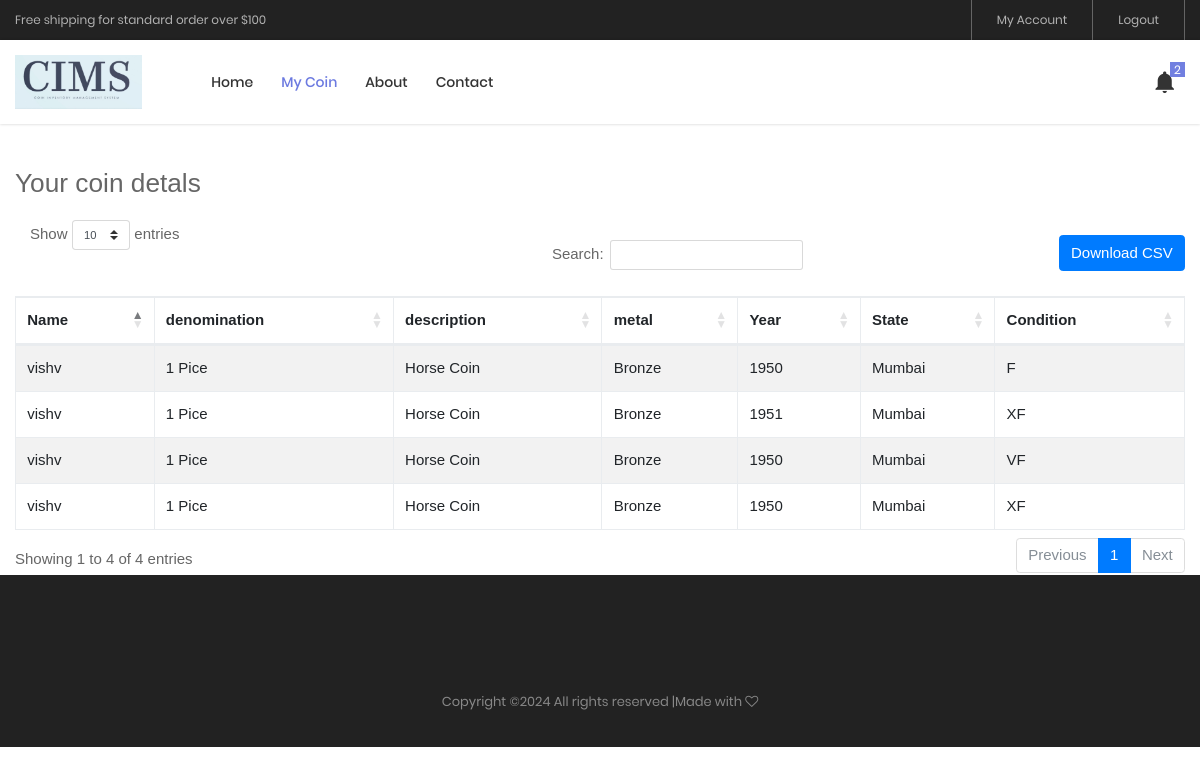
The app's page /my_coin/ (signed in) with its own data.
### mycoinApp/models.py (models this page shows, shortened)
class UserCoinOwnership(models.Model):
    user = models.ForeignKey(User, on_delete=models.CASCADE, related_name='coin_ownerships')
    coin_state_condition = models.ForeignKey(CoinStateCondition, on_delete=models.CASCADE)
    count = models.PositiveIntegerField(default=0)
    request = models.PositiveIntegerField(default=0)
    class Meta:
        unique_together = ('user', 'coin_state_condition')

class CoinStateCondition(models.Model):
    coin = models.ForeignKey(Coin, on_delete=models.CASCADE)
    state = models.ForeignKey(State, on_delete=models.CASCADE)
    condition = models.ForeignKey(Condition, on_delete=models.CASCADE)
    price = models.DecimalField(max_digits=10, decimal_places=2, blank=True, null=True)
    front_image = models.ImageField( upload_to="images/coins", blank=True, null=True, default="images/coins")
    back_image = models.ImageField( upload_to="images/coins/coin1.jpg", blank=True, null=True)
    class Meta:
        unique_together = ('coin', 'state', 'condition')

class Coin(models.Model):
    denomination = models.CharField(max_length=100)
    description = models.TextField()
    metal = models.CharField(max_length=100)
    year = models.PositiveIntegerField()

class State(models.Model):
    name = models.CharField(max_length=100, unique=True)

class Condition(models.Model):
    name = models.CharField(max_length=50, unique=True)

### authentication/models.py (models this page shows, shortened)
class User(models.Model):
    GENDER_CHOICES = [
        ('M', 'Male'),
        ('F', 'Female'),
        ('O', 'Other'),
    ]
    id = models.AutoField(primary_key=True)
    created_at = models.DateTimeField(default=timezone.now)
    first_name = models.CharField(max_length=255)
    last_name = models.CharField(max_length=255)
    email = models.EmailField(unique=True)
    mobile_number = models.CharField(max_length=15, unique=True)
    password = models.CharField(max_length=128)
    age = models.PositiveIntegerField()
    gender = models.CharField(max_length=10, choices=GENDER_CHOICES)
    reference = models.CharField(max_length=255, blank=True, null=True)
    otp = models.CharField(max_length=6, blank=True, null=True)
    notifi_count = models.IntegerField(default=0)
    class Meta:
        db_table = 'user'  # Custom table name (optional)
        verbose_name = 'User'
        verbose_name_plural = 'Users'

### mycoinApp/modules/coin_management/login.py (the view)
# urls.py: path('my_coin/', views.my_coin, name = 'my_coin' ),
def my_coin(request):
    logged_user = request.session.get('user_id', None)
    if not logged_user:
        messages.error(request,'Login required to access this page')
        return redirect('login')
    data = UserCoinOwnership.objects.filter(user=logged_user)
    notifications = PushNotification.objects.filter(user=logged_user)
    context={
        'data':data,
        'notifications' : notifications,
        'count' : notifications.count(),
    }
    return render(request, 'my_coin.html',context)

### templates/my_coin.html (shortened to what this page needs)
{% load static %}
<!DOCTYPE html>
<html lang="en">
<head>
    <link href="https://stackpath.bootstrapcdn.com/bootstrap/4.5.2/css/bootstrap.min.css" rel="stylesheet">
    <link href="https://cdn.datatables.net/1.10.21/css/dataTables.bootstrap4.min.css" rel="stylesheet">
	<link rel="stylesheet" type="text/css" href="{% static 'vendor/bootstrap/css/bootstrap.min.css' %}">
	<link rel="stylesheet" type="text/css" href="{% static 'fonts/font-awesome-4.7.0/css/font-awesome.min.css' %}">
	<link rel="stylesheet" type="text/css" href="{% static 'fonts/iconic/css/material-design-iconic-font.min.css' %}">
	<link rel="stylesheet" type="text/css" href="{% static 'fonts/linearicons-v1.0.0/icon-font.min.css' %}">
	<link rel="stylesheet" type="text/css" href="{% static 'vendor/animate/animate.css' %}">
	<link rel="stylesheet" type="text/css" href="{% static 'vendor/css-hamburgers/hamburgers.min.css' %}">
	<link rel="stylesheet" type="text/css" href="{% static 'vendor/animsition/css/animsition.min.css' %}">
	<link rel="stylesheet" type="text/css" href="{% static 'vendor/select2/select2.min.css' %}">
	<link rel="stylesheet" type="text/css" href="{% static 'vendor/daterangepicker/daterangepicker.css' %}">
	<link rel="stylesheet" type="text/css" href="{% static 'vendor/slick/slick.css' %}">
	<link rel="stylesheet" type="text/css" href="{% static 'vendor/MagnificPopup/magnific-popup.css' %}">
	<link rel="stylesheet" type="text/css" href="{% static 'vendor/perfect-scrollbar/perfect-scrollbar.css' %}">
	<link rel="stylesheet" type="text/css" href="{% static 'css/util.css' %}">
	<link rel="stylesheet" type="text/css" href="{% static 'css/main.css' %}">
<link rel="stylesheet" href="{% static 'sweetalert2/sweetalert2.min.css' %}">
</head>
<body class="animsition">
	<header class="header-v4">
		<div class="container-menu-desktop">
			<div class="top-bar">
				<div class="content-topbar flex-sb-m h-full container">
					<div class="left-top-bar">
						Free shipping for standard order over $100
					</div>
					<div class="right-top-bar flex-w h-full">
						<a href="{% url 'login' %}" class="flex-c-m trans-04 p-lr-25">
							My Account
						</a>
						<a href="{% url 'logout' %}" class="flex-c-m trans-04 p-lr-25">
							Logout
						</a>
					</div>
				</div>
			</div>
			<div class="wrap-menu-desktop how-shadow1">
				<nav class="limiter-menu-desktop container">
					<a href="#" class="logo">
						<img src="{% static 'images/coins/CIMS.jpeg' %}" alt="IMG-LOGO">
					</a>
					<div class="menu-desktop">
						<ul class="main-menu">
							<li>
								<a href="{% url 'home' %}">Home</a>
							</li>
							<li class="active-menu">
								<a href="{% url 'my_coin' %}">My Coin</a>
							</li>
							<li>
								<a href="#">About</a>
							</li>
							<li>
								<a href="{% url 'contact' %}">Contact</a>
							</li>
						</ul>
					</div>
					<div class="wrap-icon-header flex-w flex-r-m">
						<div class="icon-header-item cl2 hov-cl1 trans-04 p-l-22 p-r-11 icon-header-noti js-show-cart" data-notify="2">
							<i class="zmdi zmdi-notifications"></i>
						</div>
					</div>
				</nav>
			</div>
		</div>
	</header>
    <div class="container mt-5">
        <h3 class="mb-4">Your coin detals </h3>
		<button id="downloadBtn" class="btn btn-primary my-3 float-right">Download CSV</button>
        <table id="example" class="table table-striped table-bordered" style="width:100%">
            <thead>
                <tr>
                    <th>Name</th>
                    <th>denomination</th>
                    <th>description</th>
                    <th>metal</th>
                    <th>Year</th>
                    <th>State</th>
                    <th>Condition</th>
                </tr>
            </thead>
            <tbody>
				{% for item in data %}
                <tr>
                    <td>{{item.user.first_name}}</td>
                    <td>{{item.coin_state_condition.coin.denomination}}</td>
                    <td>{{item.coin_state_condition.coin.description}}</td>
                    <td>{{item.coin_state_condition.coin.metal}}</td>
                    <td>{{item.coin_state_condition.coin.year}}</td>
                    <td>{{item.coin_state_condition.state.name}}</td>
                    <td>{{item.coin_state_condition.condition.name}}</td>
                </tr>
				{% endfor %}
            </tbody>
        </table>
    </div>
	<footer class="bg3 p-t-75 p-b-32">
		<div class="container">
			<div class="p-t-40">
				<p class="stext-107 cl6 txt-center">
Copyright &copy;<script>document.write(new Date().getFullYear());</script> All rights reserved |Made with <i class="fa fa-heart-o" aria-hidden="true"></i>
				</p>
			</div>
		</div>
	</footer>
</body>
</html>

### static/css/main.css (style rules this page uses)
.container { max-width: 1380px; }
@media (max-width: 1600px) { .container { max-width: 1200px; } }
.container-menu-desktop { height: auto; width: 100%; position: relative; -webkit-transition: all 0.3s; -o-transition: all 0.3s; -moz-transition: all 0.3s; transition: all 0.3s; }
.header-v4 .container-menu-desktop { height: 124px; }
.top-bar { height: 40px; background-color: #222; }
.left-top-bar { font-family: Poppins-Regular; font-size: 12px; line-height: 1.8; color: #b2b2b2; }
.right-top-bar a { font-family: Poppins-Regular; font-size: 12px; line-height: 1.8; height: 100%; color: #b2b2b2; border-right: 1px solid rgba(255,255,255,0.3); }
.right-top-bar a:first-child { border-left: 1px solid rgba(255,255,255,0.3); }
.wrap-menu-desktop { position: fixed; z-index: 1100; background-color: transparent; width: 100%; height: 84px; top: 40px; left: 0px; -webkit-transition: height 0.3s, background-color 0.3s; -o-transition: height 0.3s, background-color 0.3s; -moz-transition: height 0.3s, background-color 0.3s; transition: height 0.3s, background-color 0.3s; }
.header-v4 .wrap-menu-desktop { background-color: #fff; }
.limiter-menu-desktop { height: 100%; display: -webkit-box; display: -webkit-flex; display: -moz-box; display: -ms-flexbox; display: flex; align-items: center; background-color: transparent; }
.logo { display: -webkit-box; display: -webkit-flex; display: -moz-box; display: -ms-flexbox; display: flex; align-items: center; height: 65%; margin-right: 55px; }
.logo img { max-width: 100%; max-height: 100%; }
.menu-desktop { display: -webkit-box; display: -webkit-flex; display: -moz-box; display: -ms-flexbox; display: flex; align-items: center; height: 100%; }
.main-menu { list-style-type: none; margin: 0; display: -webkit-box; display: -webkit-flex; display: -moz-box; display: -ms-flexbox; display: flex; align-items: center; }
.main-menu > li { display: block; position: relative; padding: 20px 10px 20px 0px; margin: 0px 4px 0px 14px; }
.main-menu > li > a { font-family: Poppins-Medium; font-size: 14px; color: #333; padding: 5px 0px; transition: all 0.4s; -webkit-transition: all 0.4s; -o-transition: all 0.4s; -moz-transition: all 0.4s; }
.wrap-icon-header { flex-grow: 1; }
.icon-header-item { position: relative; font-size: 26px; line-height: 1; cursor: pointer; }
.icon-header-noti::after { content: attr(data-notify); font-family: Poppins-Regular; font-size: 12px; color: #fff; line-height: 15px; text-align: center; display: block; position: absolute; top: -7px; right: 0; min-width: 15px; height: 15px; padding: 0 3px; background-color: #717fe0; }
.main-menu > li.active-menu > a { color: #6c7ae0; }
.cl2 { color: #333; }
.cl6 { color: #888; }
.stext-107 { font-family: Poppins-Regular; font-size: 13px; line-height: 1.923; }
.bg3 { background-color: #222; }
.how-shadow1 { box-shadow: 0 0px 3px 0px rgba(0,0,0,0.2); -moz-box-shadow: 0 0px 3px 0px rgba(0,0,0,0.2); -webkit-box-shadow: 0 0px 3px 0px rgba(0,0,0,0.2); -o-box-shadow: 0 0px 3px 0px rgba(0,0,0,0.2); -ms-box-shadow: 0 0px 3px 0px rgba(0,0,0,0.2); }

### records on screen
UserCoinOwnership: user.first_name "vishv", coin_state_condition.coin.denomination "1 Pice", coin_state_condition.coin.description "Horse Coin", coin_state_condition.coin.metal "Bronze", coin_state_condition.coin.year "1950", coin_state_condition.state.name "Mumbai", coin_state_condition.condition.name "F"
UserCoinOwnership: user.first_name "vishv", coin_state_condition.coin.denomination "1 Pice", coin_state_condition.coin.description "Horse Coin", coin_state_condition.coin.metal "Bronze", coin_state_condition.coin.year "1951", coin_state_condition.state.name "Mumbai", coin_state_condition.condition.name "XF"
UserCoinOwnership: user.first_name "vishv", coin_state_condition.coin.denomination "1 Pice", coin_state_condition.coin.description "Horse Coin", coin_state_condition.coin.metal "Bronze", coin_state_condition.coin.year "1950", coin_state_condition.state.name "Mumbai", coin_state_condition.condition.name "VF"
UserCoinOwnership: user.first_name "vishv", coin_state_condition.coin.denomination "1 Pice", coin_state_condition.coin.description "Horse Coin", coin_state_condition.coin.metal "Bronze", coin_state_condition.coin.year "1950", coin_state_condition.state.name "Mumbai", coin_state_condition.condition.name "XF"
